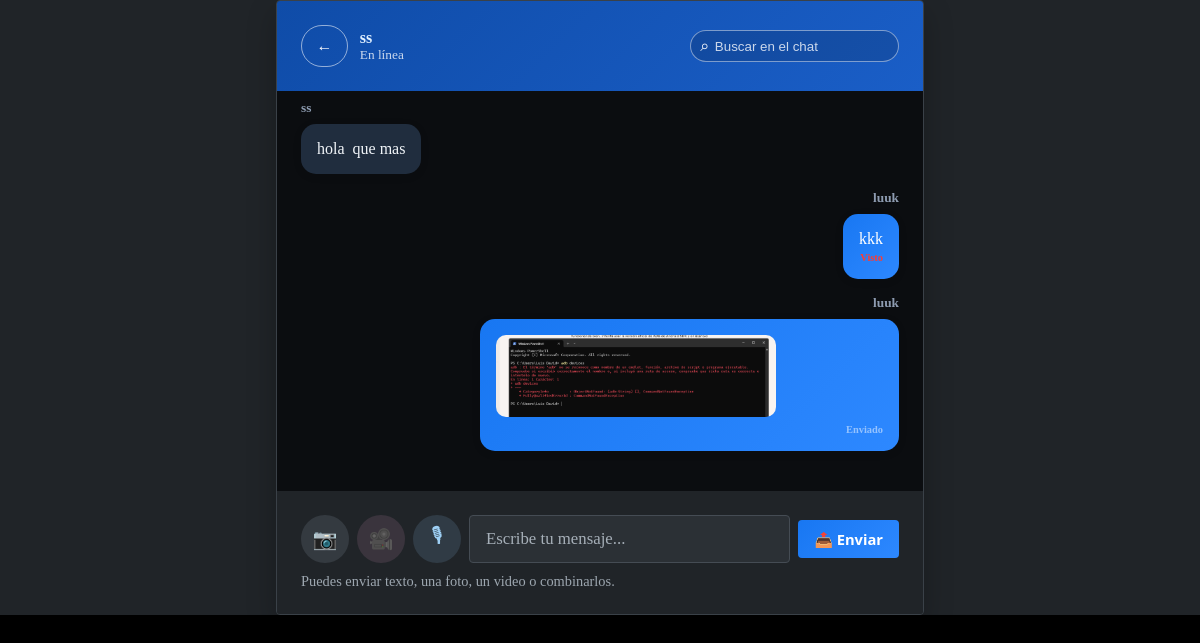
Screenshot of /chat/1/2 (signed in) with the database file from the repository.
### app.py (models this page shows)
class Usuario(db.Model):
    id = db.Column(db.Integer, primary_key=True)
    telefono = db.Column(db.String(20), unique=True, nullable=False)
    telefono_publico = db.Column(db.Boolean, default=False, nullable=False)
    usuario = db.Column(db.String(80), unique=True, nullable=False)
    password = db.Column(db.String(200), nullable=False)
    nombre = db.Column(db.String(100))
    bio = db.Column(db.Text)
    foto = db.Column(db.String(200))  # URL o ruta de imagen
    foto_data = db.Column(db.Text)  # Imagen subida, guardada en la base de datos

class Mensaje(db.Model):
    id = db.Column(db.Integer, primary_key=True)
    emisor_id = db.Column(db.Integer, db.ForeignKey('usuario.id'), nullable=False)
    receptor_id = db.Column(db.Integer, db.ForeignKey('usuario.id'), nullable=False)
    contenido = db.Column(db.Text, nullable=False, default="")
    imagen = db.Column(db.String(255))
    video = db.Column(db.String(255))
    audio = db.Column(db.String(255))
    respuesta_a_id = db.Column(db.Integer, db.ForeignKey('mensaje.id'), nullable=True)
    grupo_id = db.Column(db.Integer, db.ForeignKey('grupo.id'), nullable=True)
    leido = db.Column(db.Boolean, default=False, nullable=False)
    fecha = db.Column(db.DateTime, default=datetime.utcnow, nullable=False)
    emisor = db.relationship('Usuario', foreign_keys=[emisor_id])
    receptor = db.relationship('Usuario', foreign_keys=[receptor_id])
    respuesta_a = db.relationship('Mensaje', remote_side=[id], uselist=False)

### app.py (the view, shortened to what this page needs)
@app.route("/chat/<int:emisor_id>/<int:receptor_id>", methods=["GET", "POST"])
def chat(emisor_id, receptor_id):
    if session.get('user_id') != emisor_id:
        flash("Inicia sesión para abrir este chat.", "danger")
        return redirect(url_for("login"))
    emisor = Usuario.query.get(emisor_id)
    receptor = Usuario.query.get(receptor_id)
    if not emisor or not receptor:
        flash("Usuario no encontrado.")
        return redirect(url_for("index"))
    Mensaje.query.filter_by(
        emisor_id=receptor.id,
        receptor_id=emisor.id,
        leido=False
    ).update({"leido": True})
    db.session.commit()
    mensajes = Mensaje.query.filter(
        ((Mensaje.emisor_id == emisor.id) & (Mensaje.receptor_id == receptor.id)) |
        ((Mensaje.emisor_id == receptor.id) & (Mensaje.receptor_id == emisor.id))
    ).order_by(Mensaje.fecha.asc(), Mensaje.id.asc()).all()
    return render_template("chat.html", emisor=emisor, receptor=receptor, mensajes=mensajes)

### templates/chat.html (shortened to what this page needs)
<!DOCTYPE html>
<html lang="es">
<head>
    <link rel="stylesheet" type="text/css" href="{{ url_for('static', filename='style_new.css') }}">
</head>
<body>
    <div class="chat-page">
        <div class="container chat-page-container">
            <div class="chat-container">
                <div class="chat-header">
                    <a href="{{ url_for('mensajes', user_id=emisor.id) }}" class="back-link" aria-label="Volver a mis chats" title="Volver a mis chats">
                        <span aria-hidden="true">←</span>
                    </a>
                    <div class="chat-header-person">
                        <h4 class="chat-header-name">{{ receptor.usuario }}</h4>
                        <small>En línea</small>
                    </div>
                    <label class="chat-search" for="chat-search">
                        <span aria-hidden="true">⌕</span>
                        <input type="search" id="chat-search" placeholder="Buscar en el chat" autocomplete="off" aria-label="Buscar en el chat">
                    </label>
                </div>
                <div class="chat-messages" id="mensajesArea">
                    {% if mensajes %}
                        {% for m in mensajes %}
                            <div class="message {% if m.emisor_id == emisor.id %}sent{% else %}received{% endif %} pressable-message" data-message-id="{{ m.id }}" data-menu-target="message-menu-{{ m.id }}" data-search-text="{{ (m.contenido or '')|lower }}">
                                <div>
                                    <small class="text-muted" style="display: block; margin-bottom: 0.5rem;">
                                        <strong>{{ m.emisor.usuario }}</strong>
                                    </small>
                                    <div class="bubble">
                                        {% if m.imagen %}
                                            <img class="message-image" src="{{ url_for('static', filename=m.imagen) }}" alt="Imagen enviada">
                                        {% endif %}
                                        {% if m.contenido %}
                                            <span class="message-text">{{ m.contenido }}</span>
                                        {% endif %}
                                        {% if m.emisor_id == emisor.id %}
                                            <span class="message-status {% if m.leido %}is-seen{% endif %}" title="{% if m.leido %}Visto{% else %}Enviado{% endif %}" aria-label="{% if m.leido %}Mensaje visto{% else %}Mensaje enviado{% endif %}">{% if m.leido %}Visto{% else %}Enviado{% endif %}</span>
                                        {% endif %}
                                    </div>
                                </div>
                            </div>
                        {% endfor %}
                    {% else %}
                        <div style="text-align: center; color: #999; padding: 2rem; padding-top: 3rem;">
                            <p>✨ Aún no hay mensajes. ¡Comienza una conversación!</p>
                        </div>
                    {% endif %}
                </div>
                <div class="chat-input-area">
                    <form method="POST" enctype="multipart/form-data" class="chat-form">
                        <div class="input-group">
                            <label class="chat-image-button" for="imagen-chat" title="Adjuntar imagen">📷</label>
                            <label class="chat-image-button chat-video-button" for="video-chat" title="Adjuntar video">🎥</label>
                            <label class="chat-image-button chat-audio-button" for="audio-chat" title="Adjuntar audio">🎙</label>
                            <input type="text" name="mensaje" class="form-control" placeholder="Escribe tu mensaje...">
                            <button class="btn btn-primary" type="submit" data-loading-text="Enviando...">
                                📤 Enviar
                            </button>
                        </div>
                        <small id="selected-image" class="selected-image">Puedes enviar texto, una foto, un video o combinarlos.</small>
                    </form>
                </div>
            </div>
        </div>
    </div>
</body>
</html>

### rows the page displays
Usuario: usuario "ss"
Mensaje: emisor.usuario "ss", contenido "hola que mas"
Mensaje: emisor.usuario "luuk", contenido "kkk"
Mensaje: emisor.usuario "luuk", imagen (picture), leido "Enviado"
